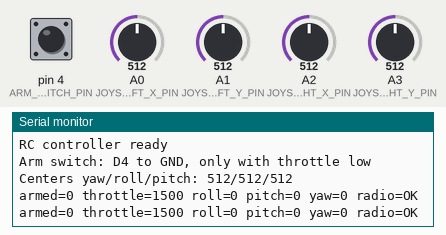
Recording of a sketch running on a simulated Arduino Uno, built with avr-gcc and run on an emulated ATmega328P. Shown: the last lines printed to the serial monitor. Inputs (shaded band) come from the test bench; at power-on: A0 (JOYSTICK_LEFT_X_PIN) = 512, A1 (JOYSTICK_LEFT_Y_PIN) = 512, A2 (JOYSTICK_RIGHT_X_PIN) = 512, A3 (JOYSTICK_RIGHT_Y_PIN) = 512, pin 4 (ARM_SWITCH_PIN) HIGH. No radio packets arrive unless stated.

Above: at 1.4 s.
1.5 s: A0 (JOYSTICK_LEFT_X_PIN) set to 490
At 1.82 s:
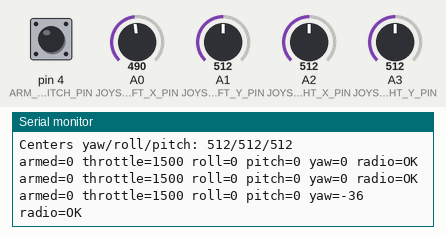
3.0 s: A1 (JOYSTICK_LEFT_Y_PIN) set to 490
At 3.4 s:
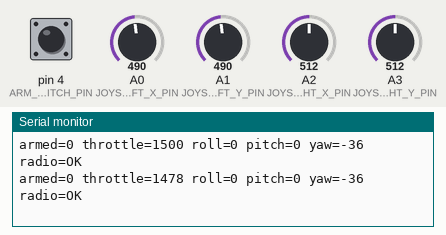
4.5 s: A2 (JOYSTICK_RIGHT_X_PIN) set to 490
At 4.84 s:
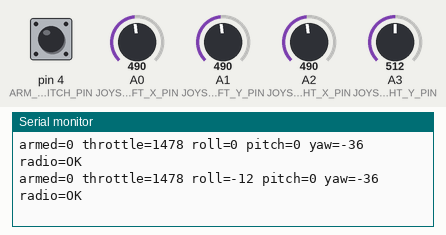
6.0 s: A3 (JOYSTICK_RIGHT_Y_PIN) set to 490
At 6.34 s:
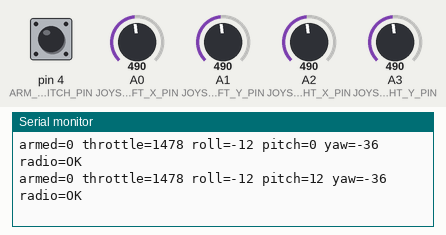
7.5 s: A0 (JOYSTICK_LEFT_X_PIN) set to 510
At 7.84 s:
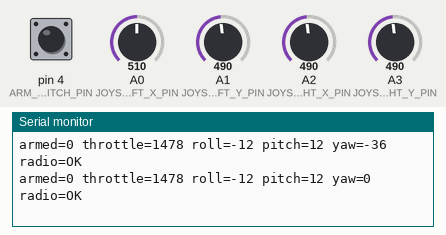
9.0 s: A1 (JOYSTICK_LEFT_Y_PIN) set to 510
At 9.34 s:
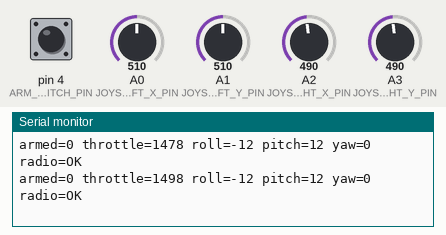
Timing chart, 0 to 11.5 s (numbered marks = the images above; inputs shaded):
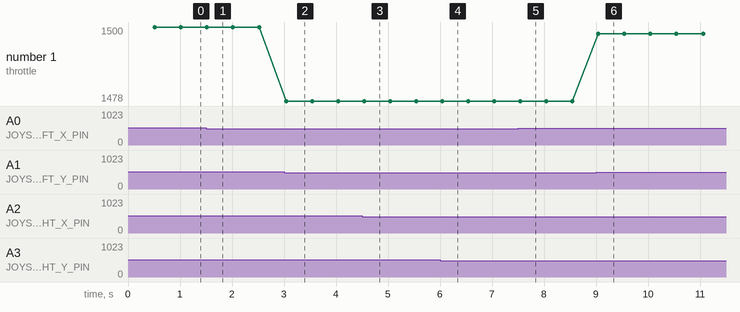

Measured:
- after the input at 1.5 s, the serial monitor: prints a new line at once (image 1)
- after the input at 3.0 s, the serial monitor: prints a new line at once (image 2)
- after the input at 4.5 s, the serial monitor: prints a new line at once (image 3)
- after the input at 6.0 s, the serial monitor: prints a new line at once (image 4)
- after the input at 7.5 s, the serial monitor: prints a new line at once (image 5)
- after the input at 9.0 s, the serial monitor: prints a new line at once (image 6)
- plotted number 1: 1500 → 1478 after the input at 3.0 s, 1478 → 1498 after the input at 9.0 s

The sketch:

sketch_controller.ino
```cpp
#include <Arduino.h>
#include <SPI.h>

#include <RF24.h>

// nRF24L01 on Arduino Uno: CE and CSN are configurable; SPI uses D11/D12/D13.
static const uint8_t RADIO_CE_PIN = 7;
static const uint8_t RADIO_CSN_PIN = 8;
static const uint8_t ARM_SWITCH_PIN = 4;

// Joystick mapping:
// left X = yaw, left Y = throttle, right X = roll, right Y = pitch.
static const uint8_t JOYSTICK_LEFT_X_PIN = A0;
static const uint8_t JOYSTICK_LEFT_Y_PIN = A1;
static const uint8_t JOYSTICK_RIGHT_X_PIN = A2;
static const uint8_t JOYSTICK_RIGHT_Y_PIN = A3;

static const uint32_t SEND_PERIOD_MS = 20UL;  // 50 Hz
static const int16_t MAX_ANGLE_CDEG = 3000;  // +/-30 degrees
static const int16_t MAX_YAW_RATE_CDEG = 9000;  // +/-90 degrees/second
static const uint8_t JOYSTICK_DEADBAND = 20;
static const uint8_t CENTER_SAMPLE_COUNT = 50;

static const uint16_t MIN_THROTTLE_US = 1000;
static const uint16_t MAX_THROTTLE_US = 2000;

// This structure must remain identical to the one in sketch1_FlightController.ino.
struct RcCommand {
    int16_t rollAngleCdeg;
    int16_t pitchAngleCdeg;
    int16_t yawRateCdeg;
    uint16_t throttleUs;
    uint8_t armed;
    uint8_t reserved;
};

static_assert(sizeof(RcCommand) == 10, "Unexpected RcCommand size");

RF24 radio(RADIO_CE_PIN, RADIO_CSN_PIN);
const uint8_t RADIO_ADDRESS[6] = "DRONE";

uint32_t lastSendMs = 0;
uint32_t lastStatusMs = 0;
bool armedState = false;
int joystickYawCenter = 512;
int joystickRollCenter = 512;
int joystickPitchCenter = 512;

int16_t centeredAxisToCommand(int rawValue, int center, int16_t maximumCommand, bool invert) {
    int centeredValue = rawValue - center;

    if (abs(centeredValue) <= JOYSTICK_DEADBAND) {
        return 0;
    }

    if (centeredValue > 0) {
        centeredValue -= JOYSTICK_DEADBAND;
    } else {
        centeredValue += JOYSTICK_DEADBAND;
    }

    const int usableRange = 511 - JOYSTICK_DEADBAND;
    int16_t commandValue = (int16_t)((long)centeredValue * maximumCommand / usableRange);
    commandValue = constrain(commandValue, -maximumCommand, maximumCommand);

    return invert ? -commandValue : commandValue;
}

uint16_t throttleFromJoystick(int rawValue) {
    const long throttle = map(rawValue, 0, 1023, MIN_THROTTLE_US, MAX_THROTTLE_US);
    return (uint16_t)constrain(throttle, (long)MIN_THROTTLE_US, (long)MAX_THROTTLE_US);
}

RcCommand readControls() {
    RcCommand nextCommand = {};

    const int leftX = analogRead(JOYSTICK_LEFT_X_PIN);
    const int leftY = analogRead(JOYSTICK_LEFT_Y_PIN);
    const int rightX = analogRead(JOYSTICK_RIGHT_X_PIN);
    const int rightY = analogRead(JOYSTICK_RIGHT_Y_PIN);

    nextCommand.yawRateCdeg = centeredAxisToCommand(leftX, joystickYawCenter, MAX_YAW_RATE_CDEG, false);
    nextCommand.rollAngleCdeg = centeredAxisToCommand(rightX, joystickRollCenter, MAX_ANGLE_CDEG, false);

    // With a typical joystick, moving the stick upward lowers the ADC value.
    nextCommand.pitchAngleCdeg = centeredAxisToCommand(rightY, joystickPitchCenter, MAX_ANGLE_CDEG, true);
    nextCommand.throttleUs = throttleFromJoystick(leftY);

    // Arm only after the switch is enabled with throttle low. Once armed,
    // keep the state latched so raising throttle does not disarm the FC.
    const bool armSwitchOn = digitalRead(ARM_SWITCH_PIN) == LOW;
    const bool throttleLow = nextCommand.throttleUs <= 1050;
    if (!armSwitchOn) {
        armedState = false;
    } else if (!armedState && throttleLow) {
        armedState = true;
    }
    nextCommand.armed = armedState ? 1 : 0;
    nextCommand.reserved = 0;

    return nextCommand;
}

void calibrateJoystickCenters() {
    long yawSum = 0;
    long rollSum = 0;
    long pitchSum = 0;

    for (uint8_t sample = 0; sample < CENTER_SAMPLE_COUNT; sample++) {
        yawSum += analogRead(JOYSTICK_LEFT_X_PIN);
        rollSum += analogRead(JOYSTICK_RIGHT_X_PIN);
        pitchSum += analogRead(JOYSTICK_RIGHT_Y_PIN);
        delay(5);
    }

    joystickYawCenter = yawSum / CENTER_SAMPLE_COUNT;
    joystickRollCenter = rollSum / CENTER_SAMPLE_COUNT;
    joystickPitchCenter = pitchSum / CENTER_SAMPLE_COUNT;
}

void printStatus(const RcCommand &command, bool transmitted) {
    if (millis() - lastStatusMs < 500) return;
    lastStatusMs = millis();

    Serial.print(F("armed="));
    Serial.print(command.armed);
    Serial.print(F(" throttle="));
    Serial.print(command.throttleUs);
    Serial.print(F(" roll="));
    Serial.print(command.rollAngleCdeg);
    Serial.print(F(" pitch="));
    Serial.print(command.pitchAngleCdeg);
    Serial.print(F(" yaw="));
    Serial.print(command.yawRateCdeg);
    Serial.print(F(" radio="));
    Serial.println(transmitted ? F("OK") : F("FAIL"));
}

void setup() {
    Serial.begin(115200);
    pinMode(ARM_SWITCH_PIN, INPUT_PULLUP);
    calibrateJoystickCenters();

    if (!radio.begin()) {
        Serial.println(F("RF24 not detected"));
        while (true) {
            delay(1000);
        }
    }

    radio.setPALevel(RF24_PA_LOW);
    radio.setDataRate(RF24_250KBPS);
    radio.setChannel(108);
    radio.setAutoAck(true);
    radio.setRetries(2, 5);
    radio.setPayloadSize(sizeof(RcCommand));
    radio.openWritingPipe(RADIO_ADDRESS);
    radio.stopListening();

    Serial.println(F("RC controller ready"));
    Serial.println(F("Arm switch: D4 to GND, only with throttle low"));
    Serial.print(F("Centers yaw/roll/pitch: "));
    Serial.print(joystickYawCenter);
    Serial.print('/');
    Serial.print(joystickRollCenter);
    Serial.print('/');
    Serial.println(joystickPitchCenter);
}

void loop() {
    if (millis() - lastSendMs < SEND_PERIOD_MS) return;
    lastSendMs = millis();

    const RcCommand command = readControls();
    const bool transmitted = radio.write(&command, sizeof(command));
    printStatus(command, transmitted);
}
```
